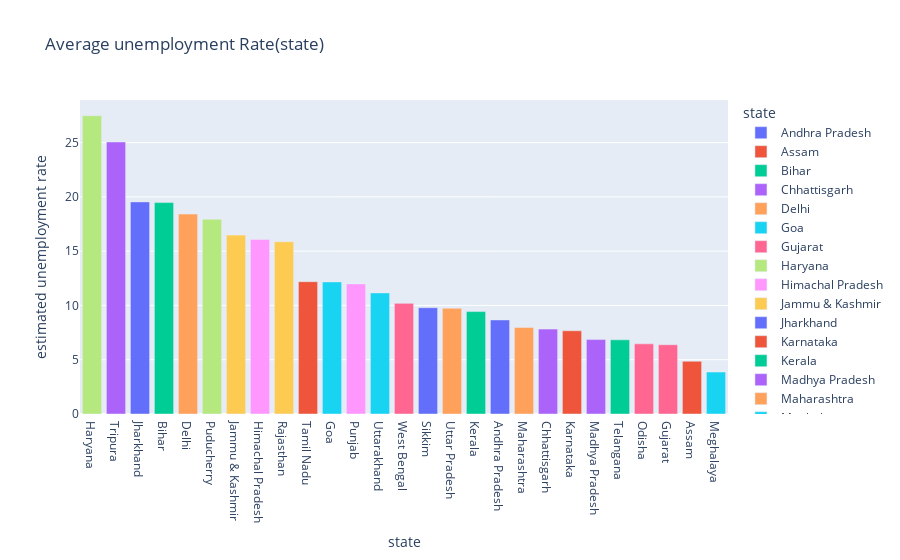

Notebook code cell kept with this figure:
### Code cell
#average unemployment rate bar plot
fig = px.bar(state, x='state', y="estimated unemployment rate", color="state", title="Average unemployment Rate(state)")
fig.update_layout(xaxis={'categoryorder':'total descending'})
fig.show()

### Figure 1 — Plotly figure (JSON) as saved in the notebook; plotly's stock layout.template omitted (floating-point values rounded to 4 significant figures)
{"data": [{"alignmentgroup": "True", "hovertemplate": "state=%{x}<br>estimated unemployment rate=%{y}<extra></extra>", "legendgroup": "Andhra Pradesh", "marker": {"color": "#636efa", "pattern": {"shape": ""}}, "name": "Andhra Pradesh", "offsetgroup": "Andhra Pradesh", "orientation": "v", "showlegend": true, "textposition": "auto", "type": "bar", "x": ["Andhra Pradesh"], "xaxis": "x", "y": [8.664], "yaxis": "y"}, {"alignmentgroup": "True", "hovertemplate": "state=%{x}<br>estimated unemployment rate=%{y}<extra></extra>", "legendgroup": "Assam", "marker": {"color": "#EF553B", "pattern": {"shape": ""}}, "name": "Assam", "offsetgroup": "Assam", "orientation": "v", "showlegend": true, "textposition": "auto", "type": "bar", "x": ["Assam"], "xaxis": "x", "y": [4.856], "yaxis": "y"}, {"alignmentgroup": "True", "hovertemplate": "state=%{x}<br>estimated unemployment rate=%{y}<extra></extra>", "legendgroup": "Bihar", "marker": {"color": "#00cc96", "pattern": {"shape": ""}}, "name": "Bihar", "offsetgroup": "Bihar", "orientation": "v", "showlegend": true, "textposition": "auto", "type": "bar", "x": ["Bihar"], "xaxis": "x", "y": [19.47], "yaxis": "y"}, {"alignmentgroup": "True", "hovertemplate": "state=%{x}<br>estimated unemployment rate=%{y}<extra></extra>", "legendgroup": "Chhattisgarh", "marker": {"color": "#ab63fa", "pattern": {"shape": ""}}, "name": "Chhattisgarh", "offsetgroup": "Chhattisgarh", "orientation": "v", "showlegend": true, "textposition": "auto", "type": "bar", "x": ["Chhattisgarh"], "xaxis": "x", "y": [7.819], "yaxis": "y"}, {"alignmentgroup": "True", "hovertemplate": "state=%{x}<br>estimated unemployment rate=%{y}<extra></extra>", "legendgroup": "Delhi", "marker": {"color": "#FFA15A", "pattern": {"shape": ""}}, "name": "Delhi", "offsetgroup": "Delhi", "orientation": "v", "showlegend": true, "textposition": "auto", "type": "bar", "x": ["Delhi"], "xaxis": "x", "y": [18.41], "yaxis": "y"}, {"alignmentgroup": "True", "hovertemplate": "state=%{x}<br>estimated unemployment rate=%{y}<extra></extra>", "legendgroup": "Goa", "marker": {"color": "#19d3f3", "pattern": {"shape": ""}}, "name": "Goa", "offsetgroup": "Goa", "orientation": "v", "showlegend": true, "textposition": "auto", "type": "bar", "x": ["Goa"], "xaxis": "x", "y": [12.17], "yaxis": "y"}, {"alignmentgroup": "True", "hovertemplate": "state=%{x}<br>estimated unemployment rate=%{y}<extra></extra>", "legendgroup": "Gujarat", "marker": {"color": "#FF6692", "pattern": {"shape": ""}}, "name": "Gujarat", "offsetgroup": "Gujarat", "orientation": "v", "showlegend": true, "textposition": "auto", "type": "bar", "x": ["Gujarat"], "xaxis": "x", "y": [6.376], "yaxis": "y"}, {"alignmentgroup": "True", "hovertemplate": "state=%{x}<br>estimated unemployment rate=%{y}<extra></extra>", "legendgroup": "Haryana", "marker": {"color": "#B6E880", "pattern": {"shape": ""}}, "name": "Haryana", "offsetgroup": "Haryana", "orientation": "v", "showlegend": true, "textposition": "auto", "type": "bar", "x": ["Haryana"], "xaxis": "x", "y": [27.48], "yaxis": "y"}, {"alignmentgroup": "True", "hovertemplate": "state=%{x}<br>estimated unemployment rate=%{y}<extra></extra>", "legendgroup": "Himachal Pradesh", "marker": {"color": "#FF97FF", "pattern": {"shape": ""}}, "name": "Himachal Pradesh", "offsetgroup": "Himachal Pradesh", "orientation": "v", "showlegend": true, "textposition": "auto", "type": "bar", "x": ["Himachal Pradesh"], "xaxis": "x", "y": [16.07], "yaxis": "y"}, {"alignmentgroup": "True", "hovertemplate": "state=%{x}<br>estimated unemployment rate=%{y}<extra></extra>", "legendgroup": "Jammu & Kashmir", "marker": {"color": "#FECB52", "pattern": {"shape": ""}}, "name": "Jammu & Kashmir", "offsetgroup": "Jammu & Kashmir", "orientation": "v", "showlegend": true, "textposition": "auto", "type": "bar", "x": ["Jammu & Kashmir"], "xaxis": "x", "y": [16.48], "yaxis": "y"}, {"alignmentgroup": "True", "hovertemplate": "state=%{x}<br>estimated unemployment rate=%{y}<extra></extra>", "legendgroup": "Jharkhand", "marker": {"color": "#636efa", "pattern": {"shape": ""}}, "name": "Jharkhand", "offsetgroup": "Jharkhand", "orientation": "v", "showlegend": true, "textposition": "auto", "type": "bar", "x": ["Jharkhand"], "xaxis": "x", "y": [19.54], "yaxis": "y"}, {"alignmentgroup": "True", "hovertemplate": "state=%{x}<br>estimated unemployment rate=%{y}<extra></extra>", "legendgroup": "Karnataka", "marker": {"color": "#EF553B", "pattern": {"shape": ""}}, "name": "Karnataka", "offsetgroup": "Karnataka", "orientation": "v", "showlegend": true, "textposition": "auto", "type": "bar", "x": ["Karnataka"], "xaxis": "x", "y": [7.668], "yaxis": "y"}, {"alignmentgroup": "True", "hovertemplate": "state=%{x}<br>estimated unemployment rate=%{y}<extra></extra>", "legendgroup": "Kerala", "marker": {"color": "#00cc96", "pattern": {"shape": ""}}, "name": "Kerala", "offsetgroup": "Kerala", "orientation": "v", "showlegend": true, "textposition": "auto", "type": "bar", "x": ["Kerala"], "xaxis": "x", "y": [9.434], "yaxis": "y"}, {"alignmentgroup": "True", "hovertemplate": "state=%{x}<br>estimated unemployment rate=%{y}<extra></extra>", "legendgroup": "Madhya Pradesh", "marker": {"color": "#ab63fa", "pattern": {"shape": ""}}, "name": "Madhya Pradesh", "offsetgroup": "Madhya Pradesh", "orientation": "v", "showlegend": true, "textposition": "auto", "type": "bar", "x": ["Madhya Pradesh"], "xaxis": "x", "y": [6.854], "yaxis": "y"}, {"alignmentgroup": "True", "hovertemplate": "state=%{x}<br>estimated unemployment rate=%{y}<extra></extra>", "legendgroup": "Maharashtra", "marker": {"color": "#FFA15A", "pattern": {"shape": ""}}, "name": "Maharashtra", "offsetgroup": "Maharashtra", "orientation": "v", "showlegend": true, "textposition": "auto", "type": "bar", "x": ["Maharashtra"], "xaxis": "x", "y": [7.979], "yaxis": "y"}, {"alignmentgroup": "True", "hovertemplate": "state=%{x}<br>estimated unemployment rate=%{y}<extra></extra>", "legendgroup": "Meghalaya", "marker": {"color": "#19d3f3", "pattern": {"shape": ""}}, "name": "Meghalaya", "offsetgroup": "Meghalaya", "orientation": "v", "showlegend": true, "textposition": "auto", "type": "bar", "x": ["Meghalaya"], "xaxis": "x", "y": [3.866], "yaxis": "y"}, {"alignmentgroup": "True", "hovertemplate": "state=%{x}<br>estimated unemployment rate=%{y}<extra></extra>", "legendgroup": "Odisha", "marker": {"color": "#FF6692", "pattern": {"shape": ""}}, "name": "Odisha", "offsetgroup": "Odisha", "orientation": "v", "showlegend": true, "textposition": "auto", "type": "bar", "x": ["Odisha"], "xaxis": "x", "y": [6.462], "yaxis": "y"}, {"alignmentgroup": "True", "hovertemplate": "state=%{x}<br>estimated unemployment rate=%{y}<extra></extra>", "legendgroup": "Puducherry", "marker": {"color": "#B6E880", "pattern": {"shape": ""}}, "name": "Puducherry", "offsetgroup": "Puducherry", "orientation": "v", "showlegend": true, "textposition": "auto", "type": "bar", "x": ["Puducherry"], "xaxis": "x", "y": [17.94], "yaxis": "y"}, {"alignmentgroup": "True", "hovertemplate": "state=%{x}<br>estimated unemployment rate=%{y}<extra></extra>", "legendgroup": "Punjab", "marker": {"color": "#FF97FF", "pattern": {"shape": ""}}, "name": "Punjab", "offsetgroup": "Punjab", "orientation": "v", "showlegend": true, "textposition": "auto", "type": "bar", "x": ["Punjab"], "xaxis": "x", "y": [11.98], "yaxis": "y"}, {"alignmentgroup": "True", "hovertemplate": "state=%{x}<br>estimated unemployment rate=%{y}<extra></extra>", "legendgroup": "Rajasthan", "marker": {"color": "#FECB52", "pattern": {"shape": ""}}, "name": "Rajasthan", "offsetgroup": "Rajasthan", "orientation": "v", "showlegend": true, "textposition": "auto", "type": "bar", "x": ["Rajasthan"], "xaxis": "x", "y": [15.87], "yaxis": "y"}, {"alignmentgroup": "True", "hovertemplate": "state=%{x}<br>estimated unemployment rate=%{y}<extra></extra>", "legendgroup": "Sikkim", "marker": {"color": "#636efa", "pattern": {"shape": ""}}, "name": "Sikkim", "offsetgroup": "Sikkim", "orientation": "v", "showlegend": true, "textposition": "auto", "type": "bar", "x": ["Sikkim"], "xaxis": "x", "y": [9.793], "yaxis": "y"}, {"alignmentgroup": "True", "hovertemplate": "state=%{x}<br>estimated unemployment rate=%{y}<extra></extra>", "legendgroup": "Tamil Nadu", "marker": {"color": "#EF553B", "pattern": {"shape": ""}}, "name": "Tamil Nadu", "offsetgroup": "Tamil Nadu", "orientation": "v", "showlegend": true, "textposition": "auto", "type": "bar", "x": ["Tamil Nadu"], "xaxis": "x", "y": [12.19], "yaxis": "y"}, {"alignmentgroup": "True", "hovertemplate": "state=%{x}<br>estimated unemployment rate=%{y}<extra></extra>", "legendgroup": "Telangana", "marker": {"color": "#00cc96", "pattern": {"shape": ""}}, "name": "Telangana", "offsetgroup": "Telangana", "orientation": "v", "showlegend": true, "textposition": "auto", "type": "bar", "x": ["Telangana"], "xaxis": "x", "y": [6.833], "yaxis": "y"}, {"alignmentgroup": "True", "hovertemplate": "state=%{x}<br>estimated unemployment rate=%{y}<extra></extra>", "legendgroup": "Tripura", "marker": {"color": "#ab63fa", "pattern": {"shape": ""}}, "name": "Tripura", "offsetgroup": "Tripura", "orientation": "v", "showlegend": true, "textposition": "auto", "type": "bar", "x": ["Tripura"], "xaxis": "x", "y": [25.05], "yaxis": "y"}, {"alignmentgroup": "True", "hovertemplate": "state=%{x}<br>estimated unemployment rate=%{y}<extra></extra>", "legendgroup": "Uttar Pradesh", "marker": {"color": "#FFA15A", "pattern": {"shape": ""}}, "name": "Uttar Pradesh", "offsetgroup": "Uttar Pradesh", "orientation": "v", "showlegend": true, "textposition": "auto", "type": "bar", "x": ["Uttar Pradesh"], "xaxis": "x", "y": [9.737], "yaxis": "y"}, {"alignmentgroup": "True", "hovertemplate": "state=%{x}<br>estimated unemployment rate=%{y}<extra></extra>", "legendgroup": "Uttarakhand", "marker": {"color": "#19d3f3", "pattern": {"shape": ""}}, "name": "Uttarakhand", "offsetgroup": "Uttarakhand", "orientation": "v", "showlegend": true, "textposition": "auto", "type": "bar", "x": ["Uttarakhand"], "xaxis": "x", "y": [11.16], "yaxis": "y"}, {"alignmentgroup": "True", "hovertemplate": "state=%{x}<br>estimated unemployment rate=%{y}<extra></extra>", "legendgroup": "West Bengal", "marker": {"color": "#FF6692", "pattern": {"shape": ""}}, "name": "West Bengal", "offsetgroup": "West Bengal", "orientation": "v", "showlegend": true, "textposition": "auto", "type": "bar", "x": ["West Bengal"], "xaxis": "x", "y": [10.19], "yaxis": "y"}], "layout": {"barmode": "relative", "legend": {"title": {"text": "state"}, "tracegroupgap": 0}, "title": {"text": "Average unemployment Rate(state)"}, "xaxis": {"anchor": "y", "categoryarray": ["Andhra Pradesh", "Assam", "Bihar", "Chhattisgarh", "Delhi", "Goa", "Gujarat", "Haryana", "Himachal Pradesh", "Jammu & Kashmir", "Jharkhand", "Karnataka", "Kerala", "Madhya Pradesh", "Maharashtra", "Meghalaya", "Odisha", "Puducherry", "Punjab", "Rajasthan", "Sikkim", "Tamil Nadu", "Telangana", "Tripura", "Uttar Pradesh", "Uttarakhand", "West Bengal"], "categoryorder": "total descending", "domain": [0, 1], "title": {"text": "state"}}, "yaxis": {"anchor": "x", "domain": [0, 1], "title": {"text": "estimated unemployment rate"}}}}
